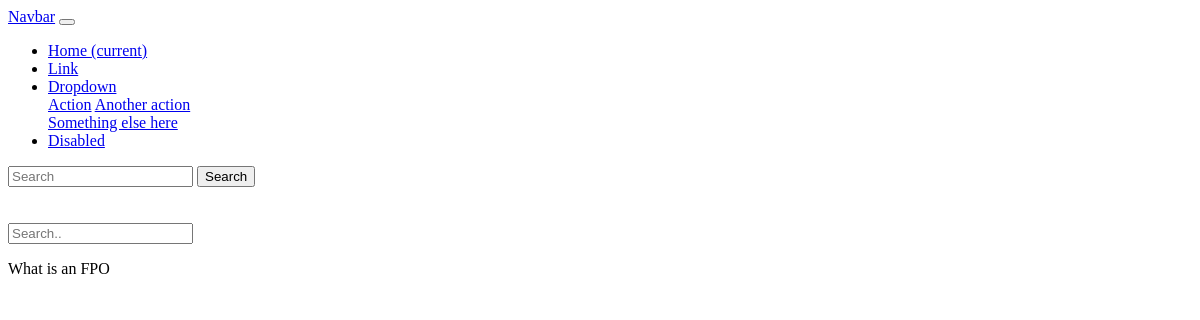
Before: /queries/ with the older database file.
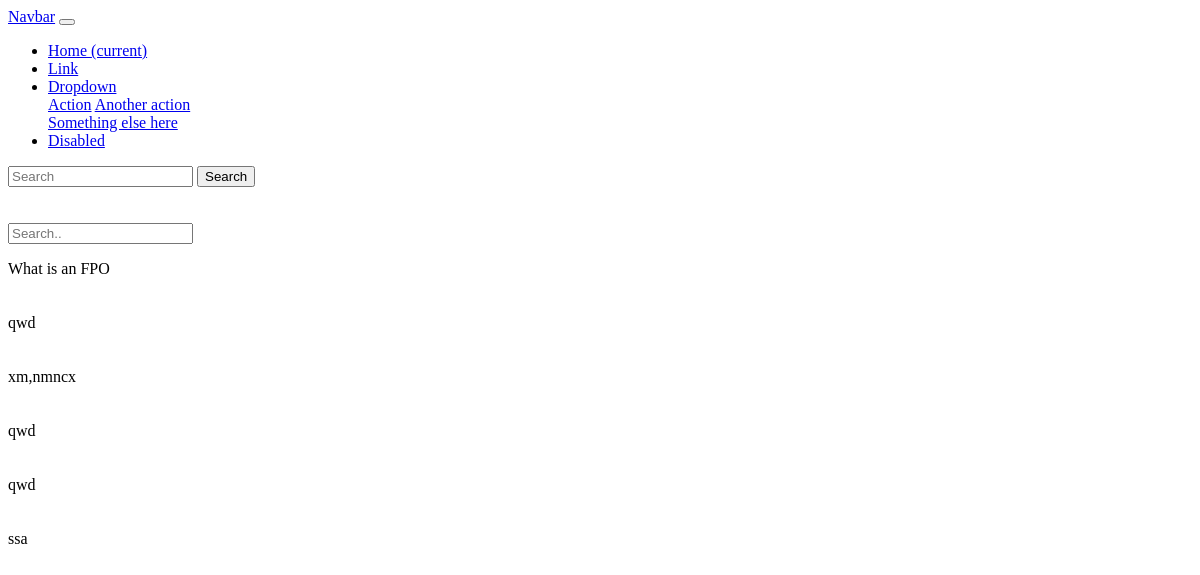
After: the same page with the newer database file.
### Info/models.py (models this page shows, shortened)
class Query(models.Model):
    question = models.CharField(_("Question"), max_length=50)

### Info/views.py (the view)
# urls.py: path("queries/",views.queries,name="queries"),
def queries(request):
    queries = Query.objects.all()
    search_term = ''
    if 'search' in request.GET:
        search_term = request.GET['search']
        queries = queries.filter(
            Q(question__icontains=search_term)
        )
    context = {
        "queries":queries,"search_term":search_term
    }
    return render(request,'Info/queries.html',context)

### templates/Info/queries.html
{% extends "header.html" %}
{% block content%}
<form action="" style="padding-top:20px">
     <input type="text" placeholder="Search.." name="search" id="search" value="{{search_term}}">
</form>
{% for query in queries%}
{{ query.question}} <br> <br>
<br>
{% endfor %}
{% endblock content %}

### templates/header.html (shortened to what this page needs)
<body>
<nav class="navbar navbar-expand-lg navbar-light bg-light">
  <a class="navbar-brand" href="#">Navbar</a>
  <button class="navbar-toggler" type="button" data-toggle="collapse" data-target="#navbarSupportedContent" aria-controls="navbarSupportedContent" aria-expanded="false" aria-label="Toggle navigation">
  </button>
  <div class="collapse navbar-collapse" id="navbarSupportedContent">
    <ul class="navbar-nav mr-auto">
      <li class="nav-item active">
        <a class="nav-link" href="#">Home <span class="sr-only">(current)</span></a>
      </li>
      <li class="nav-item">
        <a class="nav-link" href="#">Link</a>
      </li>
      <li class="nav-item dropdown">
        <a class="nav-link dropdown-toggle" href="#" id="navbarDropdown" role="button" data-toggle="dropdown" aria-haspopup="true" aria-expanded="false">
          Dropdown
        </a>
        <div class="dropdown-menu" aria-labelledby="navbarDropdown">
          <a class="dropdown-item" href="#">Action</a>
          <a class="dropdown-item" href="#">Another action</a>
          <a class="dropdown-item" href="#">Something else here</a>
        </div>
      </li>
      <li class="nav-item">
        <a class="nav-link disabled" href="#">Disabled</a>
      </li>
    </ul>
    <form class="form-inline my-2 my-lg-0">
      <input class="form-control mr-sm-2" type="search" placeholder="Search" aria-label="Search">
      <button class="btn btn-outline-success my-2 my-sm-0" type="submit">Search</button>
    </form>
  </div>
</nav>
  {% block content %}{% endblock %}
  </body>

Changed rows visible on the page:
added Query: question "qwd"
added Query: question "xm,nmncx"
added Query: question "qwd"
added Query: question "qwd"
added Query: question "ssa"
